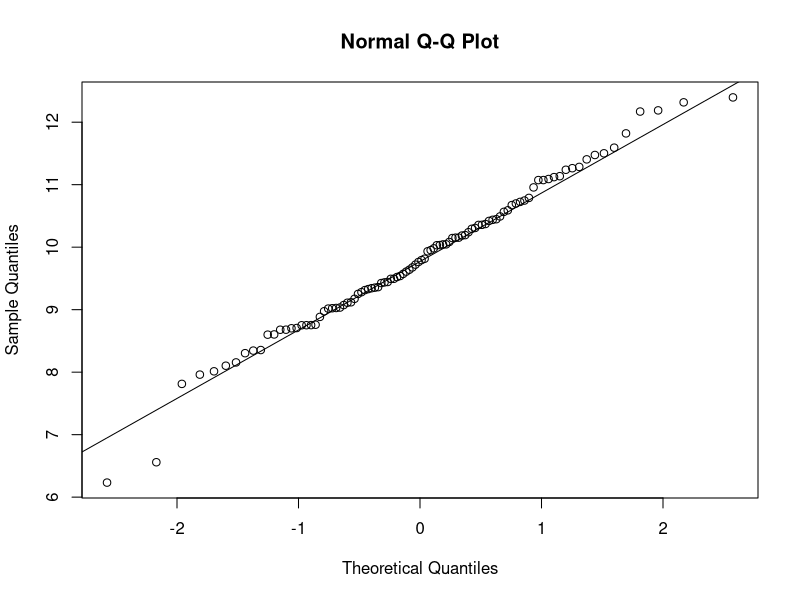
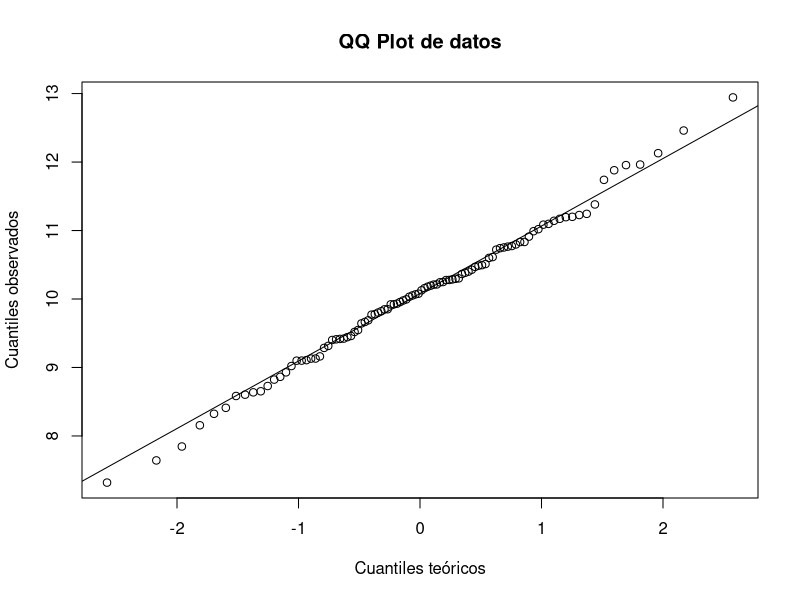
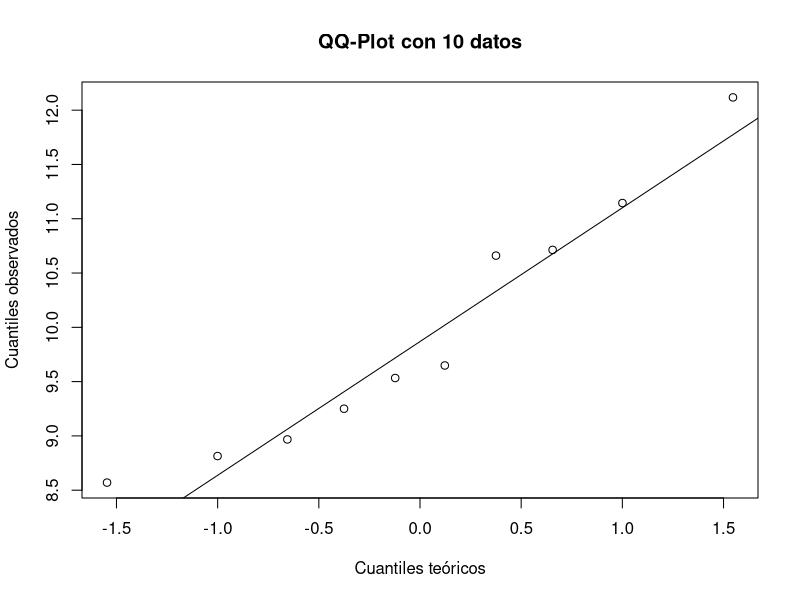
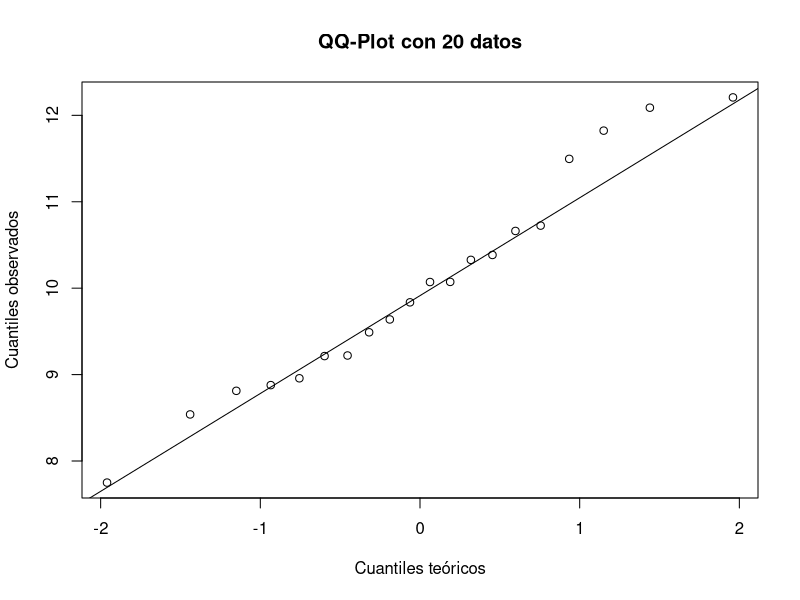
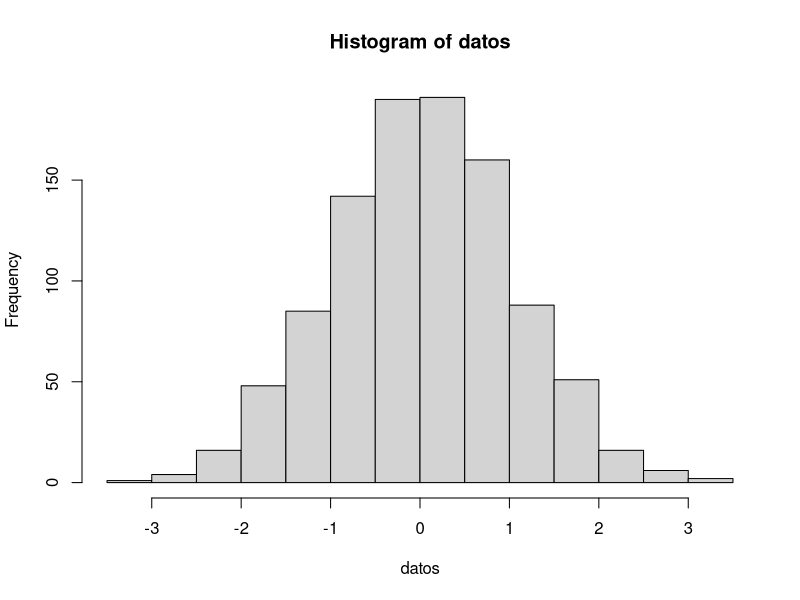
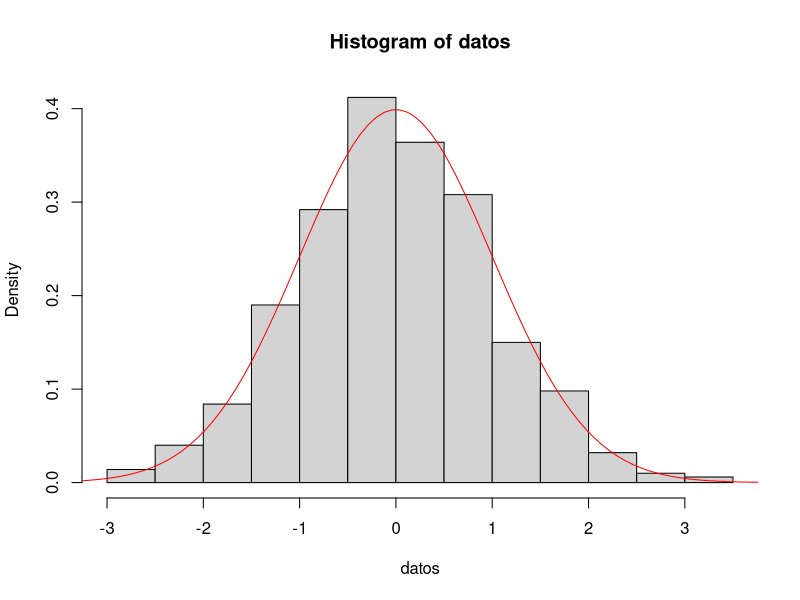
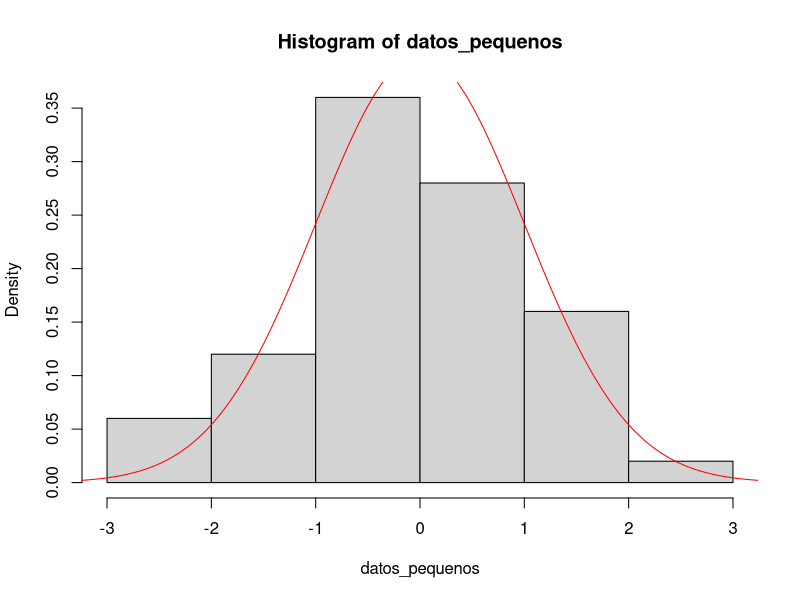
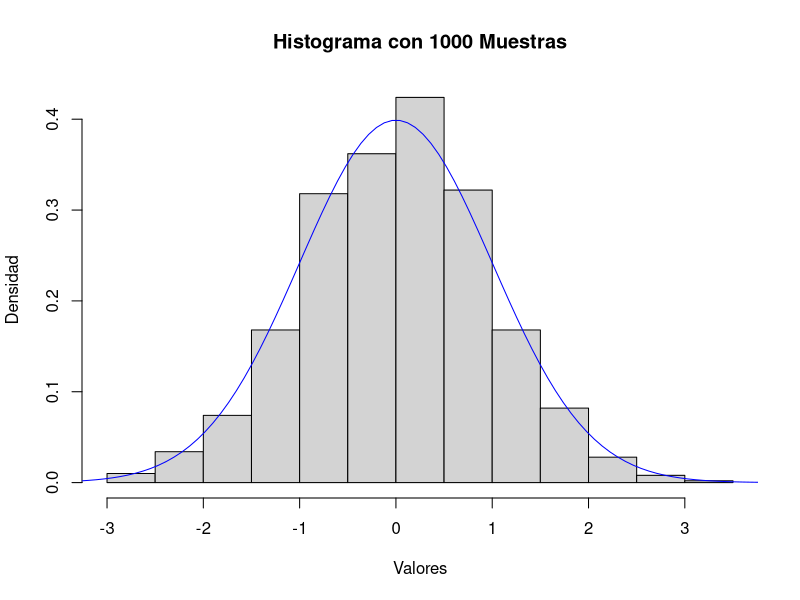

The R source for these figures, in order:
## ---- chunk 1

## ---- chunk 2
#hist()
#qqnorm()
#qqline()
## ---- chunk 3
datos <- rnorm(100, mean = 10)
qqnorm(datos)
qqline(datos)
## ---- chunk 4
datos <- rnorm(100, mean = 10)
qqnorm(datos, main = "QQ Plot de datos", xlab = "Cuantiles teóricos", ylab = "Cuantiles observados")
qqline(datos)

## ---- chunk 5
# Datos con 10 observaciones
datos_10 <- rnorm(10, mean = 10)
qqnorm(datos_10,  xlab = "Cuantiles teóricos", ylab = "Cuantiles observados", main = "QQ-Plot con 10 datos")
qqline(datos_10)

# Datos con 20 observaciones
datos_20 <- rnorm(20, mean = 10)
qqnorm(datos_20,  xlab = "Cuantiles teóricos", ylab = "Cuantiles observados", main = "QQ-Plot con 20 datos")
qqline(datos_20)

## ---- chunk 6
datos <- rnorm(1000) #1000 muestras de una densidad normal
hist(datos)

## ---- chunk 7
datos <- rnorm(1000) # muestras normales con media 0 y var 1.
teorica <- dnorm(seq(-4,4, length=100),mean = 0, sd = 1)
hist(datos,freq = FALSE)
lines(seq(-4,4, length=100),teorica, col="red")
## ---- chunk 8
# Generar datos con un número pequeño de muestras
datos_pequenos <- rnorm(50) # 50 muestras de una densidad normal
hist(datos_pequenos, freq = FALSE)
teorica <- dnorm(seq(-4, 4, length = 100), mean = 0, sd = 1)
lines(seq(-4, 4, length = 100), teorica, col = "red")

# Generar datos con un número grande de muestras
datos_grandes <- rnorm(1000) # 1000 muestras de una densidad normal
hist(datos_grandes, freq = FALSE, main = "Histograma con 1000 Muestras", xlab = "Valores", ylab = "Densidad")
teorica_grande <- dnorm(seq(-4, 4, length = 100), mean = 0, sd = 1)
lines(seq(-4, 4, length = 100), teorica_grande, col = "blue")
## ---- chunk 9
# Datos con varianza estándar (varianza = 1)
datos_var1 <- rnorm(1000, mean = 0, sd = 1)
hist(datos_var1, freq = FALSE, main = "Histograma con Varianza 1", xlab = "Valores", ylab = "Densidad")
lines(seq(-4, 4, length = 100), dnorm(seq(-4, 4, length = 100), mean = 0, sd = 1), col = "red")

# Datos con varianza grande (varianza = 4, es decir, sd = 2)
datos_var4 <- rnorm(1000, mean = 0, sd = 2)
hist(datos_var4, freq = FALSE, main = "Histograma con Varianza 4", xlab = "Valores", ylab = "Densidad")
lines(seq(-8, 8, length = 100), dnorm(seq(-8, 8, length = 100), mean = 0, sd = 2), col = "blue")

## ---- chunk 10
N <- 10 # número de medias (es decir número de muestras)
M <- 100 # número de la longitud de cada serie de datos
medias <- numeric(N) # Vector que guardará las medias

for(i in 1:N)
{
  datos <- rnorm(M)
  medias[i] <- mean(datos)
  
}
hist(medias)
qqnorm(medias)
qqline(medias)
